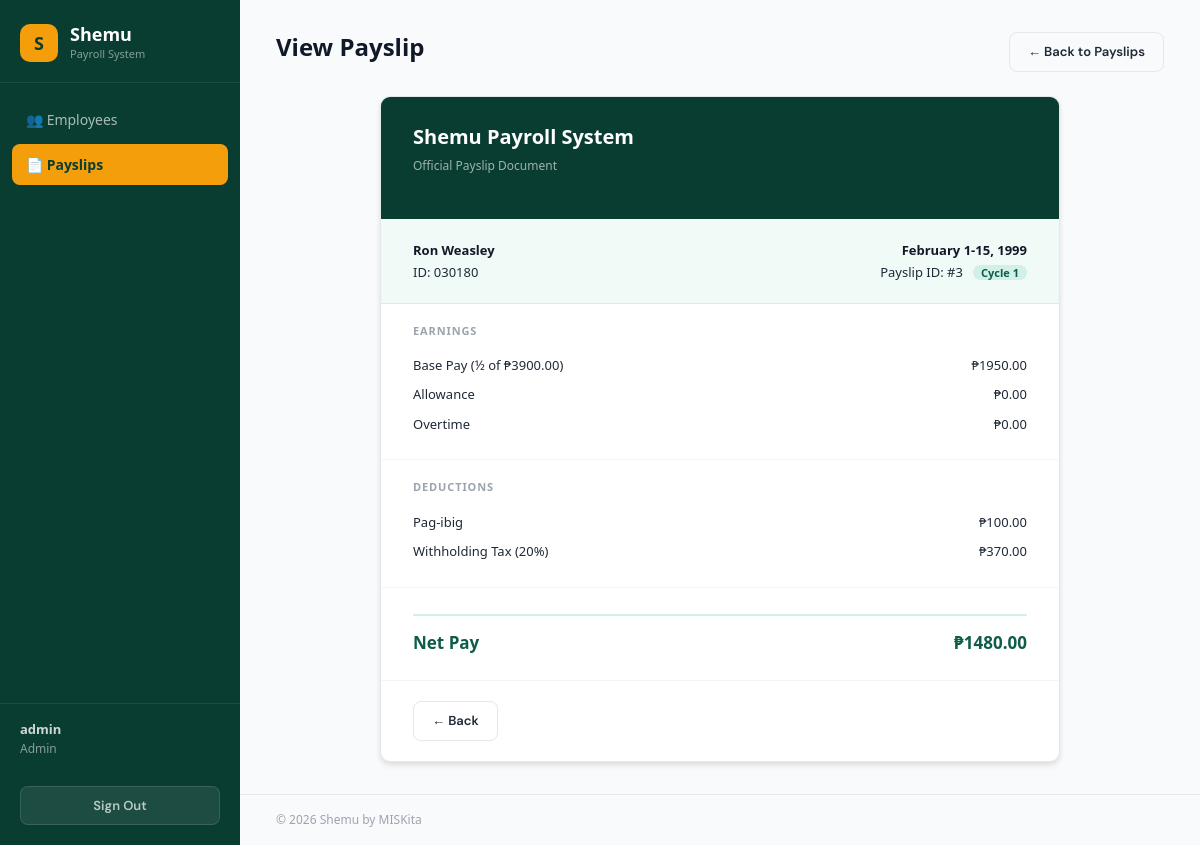
Page /payslips/3/ (signed in) on the committed database.
### payroll_app/models.py (models this page shows, shortened)
class Payslip(models.Model):
    id_number          = models.ForeignKey(Employee, to_field="id_number",
                                           on_delete=models.CASCADE,
                                           related_name="payslips")
    month              = models.CharField(max_length=50)
    date_range         = models.CharField(max_length=100)
    year               = models.CharField(max_length=10)
    pay_cycle          = models.IntegerField()
    rate               = models.FloatField()
    earnings_allowance = models.FloatField()
    deductions_tax     = models.FloatField()
    deductions_health  = models.FloatField()  # Philhealth (Cycle 2) or 0
    pag_ibig           = models.FloatField()  # Cycle 1 only
    sss                = models.FloatField()  # Cycle 2 only
    overtime           = models.FloatField()
    total_pay          = models.FloatField()
    def getCycleRate(self):
        return self.rate / 2

class Employee(models.Model):
    name         = models.CharField(max_length=200)
    id_number    = models.CharField(max_length=100, unique=True)
    rate         = models.FloatField()
    overtime_pay = models.FloatField(null=True, blank=True)
    allowance    = models.FloatField(null=True, blank=True)

### payroll_app/views.py (the view)
# urls.py: path("payslips/<int:pk>/", views.payslip_view, name="payslip_view"),
@login_required
def payslip_view(request, pk):
    payslip = get_object_or_404(Payslip, pk=pk)
    is_admin = _admin_required(request)
    if not is_admin:
        if payslip.id_number.id_number != request.user.username:
            messages.error(request, 'You do not have permission to view that payslip.')
            return redirect('payslip_list')
    return render(request, 'payroll_app/payslip_view.html', {
        'payslip': payslip,
        'is_admin': is_admin,
    })

### payroll_app/views.py (called while the page is built)
def _admin_required(request):
    return request.user.is_superuser or request.user.is_staff

### payroll_app/templates/payroll_app/payslip_view.html (shortened to what this page needs)
{% extends 'payroll_app/base.html' %}
{% block content %}
<div class="page-header">
  <h1>View Payslip</h1>
  <a href="{% url 'payslip_list' %}" class="btn btn-outline">← Back to Payslips</a>
</div>
<div class="page-content">
  <div class="payslip-doc">
    <div class="payslip-doc-header">
      <h2>Shemu Payroll System</h2>
      <p>Official Payslip Document</p>
    </div>
    <div class="payslip-meta">
      <div>
        <strong>{{ payslip.id_number.name }}</strong><br>
        ID: {{ payslip.id_number.id_number }}
      </div>
      <div style="text-align:right;">
        <strong>{{ payslip.month }} {{ payslip.date_range }}, {{ payslip.year }}</strong><br>
        Payslip ID: #{{ payslip.pk }} &nbsp;
        {% if payslip.pay_cycle == 1 %}
        <span class="badge badge-teal">Cycle 1</span>
        {% else %}
        <span class="badge badge-amber">Cycle 2</span>
        {% endif %}
      </div>
    </div>
    <div class="payslip-section">
      <h3>Earnings</h3>
      <div class="payslip-line">
        <span>Base Pay (½ of ₱{{ payslip.rate|floatformat:2 }})</span>
        <span>₱{{ payslip.getCycleRate|floatformat:2 }}</span>
      </div>
      <div class="payslip-line">
        <span>Allowance</span>
        <span>₱{{ payslip.earnings_allowance|floatformat:2 }}</span>
      </div>
      <div class="payslip-line">
        <span>Overtime</span>
        <span>₱{{ payslip.overtime|floatformat:2 }}</span>
      </div>
    </div>
    <div class="payslip-section">
      <h3>Deductions</h3>
      {% if payslip.pay_cycle == 1 %}
      <div class="payslip-line">
        <span>Pag-ibig</span>
        <span>₱{{ payslip.pag_ibig|floatformat:2 }}</span>
      </div>
      {% endif %}
      <div class="payslip-line">
        <span>Withholding Tax (20%)</span>
        <span>₱{{ payslip.deductions_tax|floatformat:2 }}</span>
      </div>
    </div>
    <div class="payslip-section">
      <div class="payslip-line total">
        <span>Net Pay</span>
        <strong>₱{{ payslip.total_pay|floatformat:2 }}</strong>
      </div>
    </div>
    <div class="payslip-actions">
      <a href="{% url 'payslip_list' %}" class="btn btn-outline">← Back</a>
    </div>
  </div>
</div>
{% endblock %}

### payroll_app/templates/payroll_app/base.html (shortened to what this page needs)
{% load static %}
<!DOCTYPE html>
<html lang="en">
<head>
  <link href="https://cdn.jsdelivr.net/npm/bootstrap@5.3.0/dist/css/bootstrap.min.css" rel="stylesheet">
  <link rel="stylesheet" href="{% static 'payroll_app/css/style.css' %}">
</head>
<body>
<div class="layout">
  <aside class="sidebar">
    <div class="sidebar-brand">
      <div class="brand-logo">S</div>
      <div>
        <h1>Shemu</h1>
        <p>Payroll System</p>
      </div>
    </div>
    <nav class="sidebar-nav">
      {% if is_admin %}
      <a href="{% url 'employee_list' %}"
         class="{% if request.resolver_match.url_name == 'employee_list' or request.resolver_match.url_name == 'employee_create' or request.resolver_match.url_name == 'employee_update' %}active{% endif %}">
        👥 Employees
      </a>
      {% endif %}
      <a href="{% url 'payslip_list' %}"
         class="{% if request.resolver_match.url_name == 'payslip_list' or request.resolver_match.url_name == 'payslip_view' %}active{% endif %}">
        📄 Payslips
      </a>
    </nav>
    {% if user.is_authenticated %}
    <div class="sidebar-user">
      <strong>{{ user.username }}</strong>
      {% if is_admin %}Admin{% else %}Employee{% endif %}
    </div>
    {% endif %}
    <form method="post" action="{% url 'logout' %}" class="sidebar-logout">
      <button type="submit">Sign Out</button>
    </form>
  </aside>
  <main class="main">
    <section class="content-body">
      {% block content %}{% endblock %}
    </section>
    <footer class="site-footer">© 2026 Shemu by MISKita</footer>
  </main>
</div>
</body>
</html>

### rows in the picture
Payslip: id_number.name "Ron Weasley", id_number.id_number "030180", month "February", date_range "1-15", year "1999", pk "3", rate "3900.00", getCycleRate "1950.00", earnings_allowance "0.00", overtime "0.00", pag_ibig "100.00", deductions_tax "370.00", total_pay "1480.00"

### other values in the picture
{{ user.username }} "admin"
